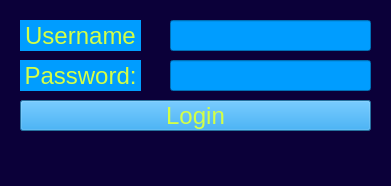
<?xml version="1.0" encoding="UTF-8"?>
<ui version="4.0">
 <class>LoginWindow</class>
 <widget class="QDialog" name="LoginWindow">
  <property name="enabled">
   <bool>true</bool>
  </property>
  <property name="geometry">
   <rect>
    <x>0</x>
    <y>0</y>
    <width>391</width>
    <height>186</height>
   </rect>
  </property>
  <property name="windowTitle">
   <string>Dialog</string>
  </property>
  <property name="styleSheet">
   <string notr="true">background-color:rgb(11, 0, 57);</string>
  </property>
  <widget class="QLabel" name="label_email">
   <property name="geometry">
    <rect>
     <x>20</x>
     <y>20</y>
     <width>121</width>
     <height>31</height>
    </rect>
   </property>
   <property name="styleSheet">
    <string notr="true">background-color:rgb(0, 157, 255);color:rgb(212, 255, 70);font-size:18pt;</string>
   </property>
   <property name="text">
    <string>Username</string>
   </property>
   <property name="alignment">
    <set>Qt::AlignCenter</set>
   </property>
  </widget>
  <widget class="QLabel" name="label_password">
   <property name="geometry">
    <rect>
     <x>20</x>
     <y>60</y>
     <width>121</width>
     <height>31</height>
    </rect>
   </property>
   <property name="styleSheet">
    <string notr="true">background-color:rgb(0, 157, 255);color:rgb(212, 255, 70);font-size:18pt;</string>
   </property>
   <property name="text">
    <string>Password:</string>
   </property>
   <property name="alignment">
    <set>Qt::AlignCenter</set>
   </property>
  </widget>
  <widget class="QPushButton" name="loginView_btn_login">
   <property name="geometry">
    <rect>
     <x>20</x>
     <y>100</y>
     <width>351</width>
     <height>31</height>
    </rect>
   </property>
   <property name="styleSheet">
    <string notr="true">background-color:rgb(0, 157, 255);color:rgb(212, 255, 70);font-size:18pt;</string>
   </property>
   <property name="text">
    <string>Login</string>
   </property>
  </widget>
  <widget class="QLabel" name="loginView_feedback">
   <property name="geometry">
    <rect>
     <x>20</x>
     <y>140</y>
     <width>351</width>
     <height>31</height>
    </rect>
   </property>
   <property name="styleSheet">
    <string notr="true">background-color:rgb(11, 0, 57);color:rgb(255, 0, 0);font-size:12pt;</string>
   </property>
   <property name="text">
    <string/>
   </property>
  </widget>
  <widget class="QLineEdit" name="loginView_email">
   <property name="geometry">
    <rect>
     <x>170</x>
     <y>20</y>
     <width>201</width>
     <height>31</height>
    </rect>
   </property>
   <property name="styleSheet">
    <string notr="true">background-color:rgb(0, 157, 255);color:rgb(212, 255, 70);font-size:18pt;</string>
   </property>
  </widget>
  <widget class="QLineEdit" name="loginView_password">
   <property name="geometry">
    <rect>
     <x>170</x>
     <y>60</y>
     <width>201</width>
     <height>31</height>
    </rect>
   </property>
   <property name="styleSheet">
    <string notr="true">background-color:rgb(0, 157, 255);color:rgb(212, 255, 70);font-size:18pt;</string>
   </property>
  </widget>
 </widget>
 <resources/>
 <connections/>
</ui>
